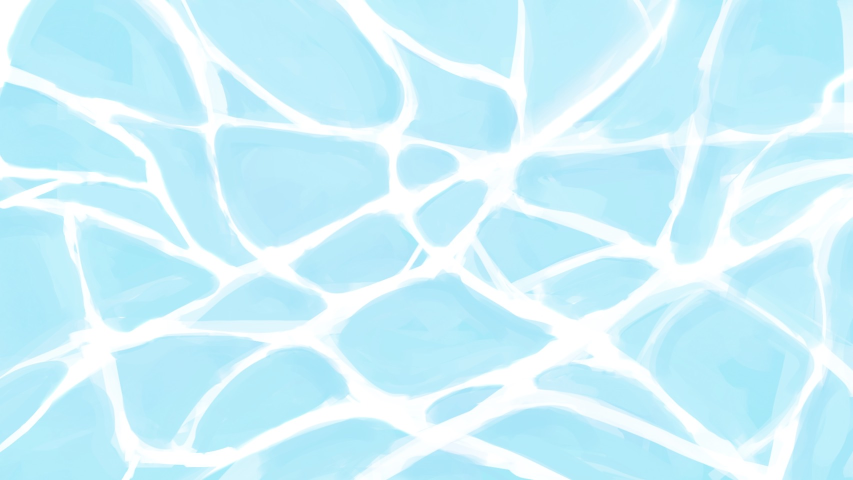
#> input picture web/art/water/caustics.jpg, 1706 x 960 px, found by its file name (shown at 1/2 size)
$ python tint-water.py art/water/caustics.jpg src/assets/water/sea.webp c3e3e1 f4fbfa 1600
#> lines starting #> are read from the running program, lines starting #| are printed output that depends on the picture
# Tints art/water/caustics.jpg to the sea colours used by .band-dark and
# .band-deep (pages/Home.css). Needs pillow and numpy:
#   python3 scripts/tint-water.py art/water/caustics.jpg src/assets/water/sea.webp c3e3e1 f4fbfa 1600
#   python3 scripts/tint-water.py art/water/caustics.jpg src/assets/water/sea-deep.webp b4d8d5 ecf7f5 1600
# Re-tint the painted water to the site's sea colour: the painted strokes keep
# their light and dark, but on the site's mint-blue, and the bright caustic
# lines are softened so text on top stays easy to read.
import sys
import numpy as np
from PIL import Image

src, out, dark, light, width = sys.argv[1], sys.argv[2], sys.argv[3], sys.argv[4], int(sys.argv[5])
hexrgb = lambda h: np.array([int(h[i:i + 2], 16) for i in (0, 2, 4)], np.float32)
im = Image.open(src).convert("RGB")
#> im is the input picture: PIL image 1706x960 RGB; mean R, G, B 202.1, 240.9, 251.3
im = im.resize((width, round(im.height * width / im.width)), Image.LANCZOS)
#> im: PIL image 1600x900 RGB
a = np.asarray(im).astype(np.float32)
L = a @ np.array([0.299, 0.587, 0.114], np.float32)
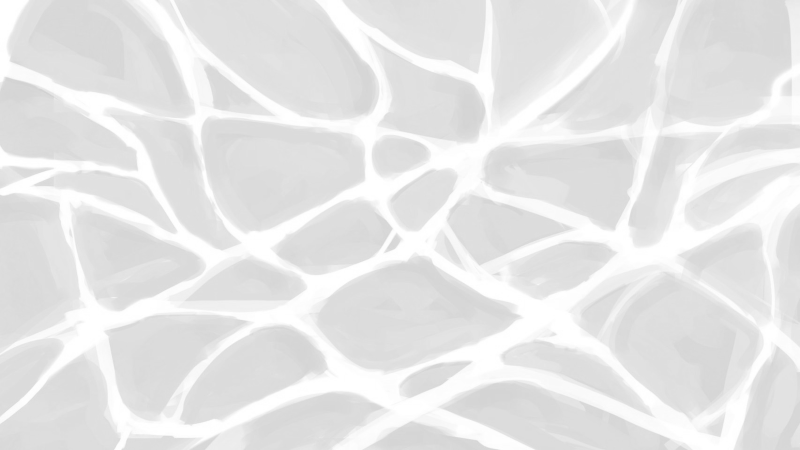
#> L: shape (900, 1600) float32 (shown at 1/2 size); min 207.8, max 255, mean 230.5
# 0 = deepest painted water, 1 = brightest line
t = np.clip((L - 205) / (252 - 205), 0, 1) ** 1.15
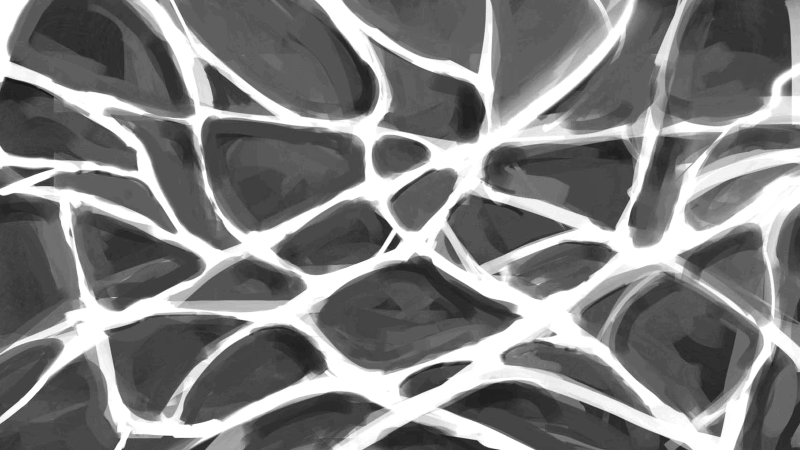
#> t: shape (900, 1600) float32 (shown at 1/2 size); min 0.0391, max 1, mean 0.498
d, l = hexrgb(dark), hexrgb(light)
rgb = d + (l - d) * t[..., None]
Image.fromarray(rgb.round().astype(np.uint8)).save(out, quality=82, method=6)
print(out, rgb.reshape(-1, 3).mean(0).round())
#| src/assets/water/sea.webp [219. 239. 237.]
